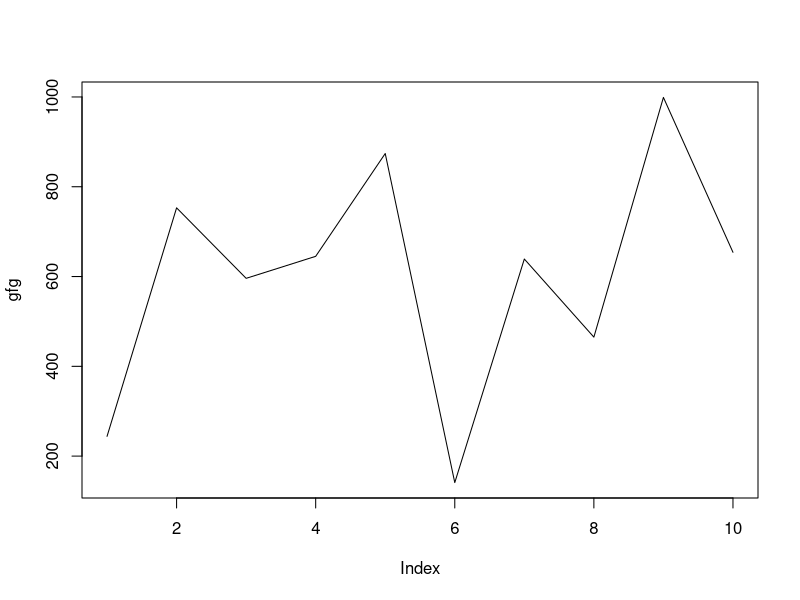
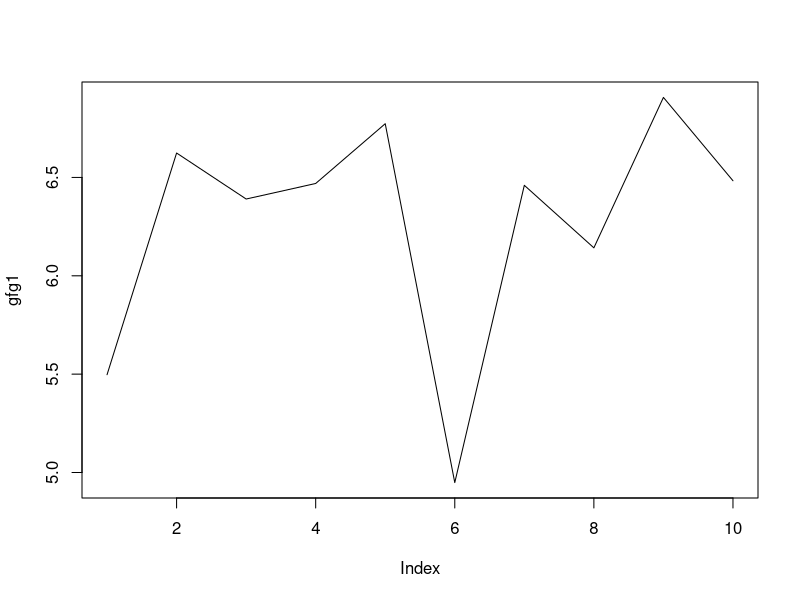
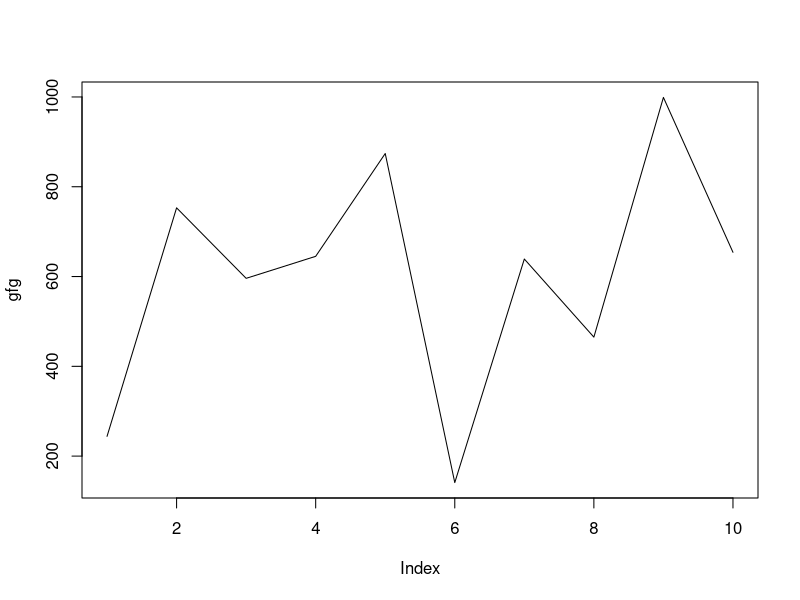
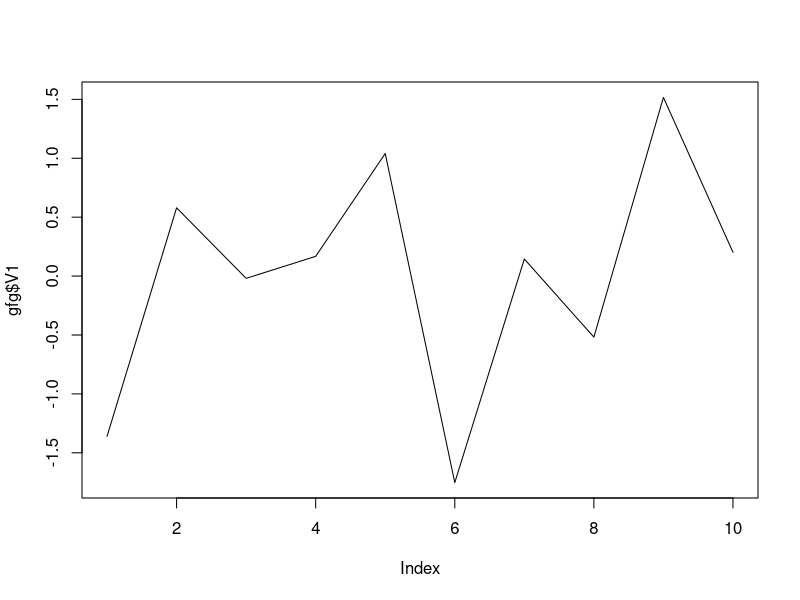
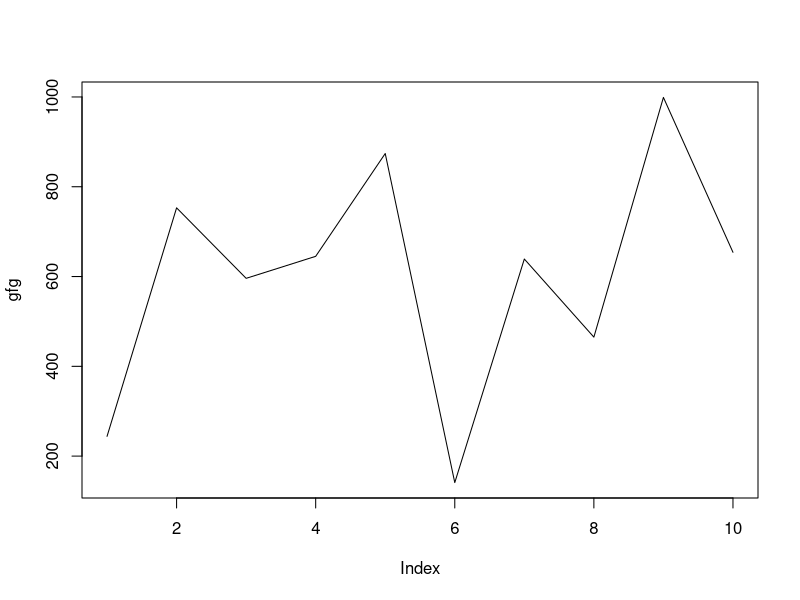
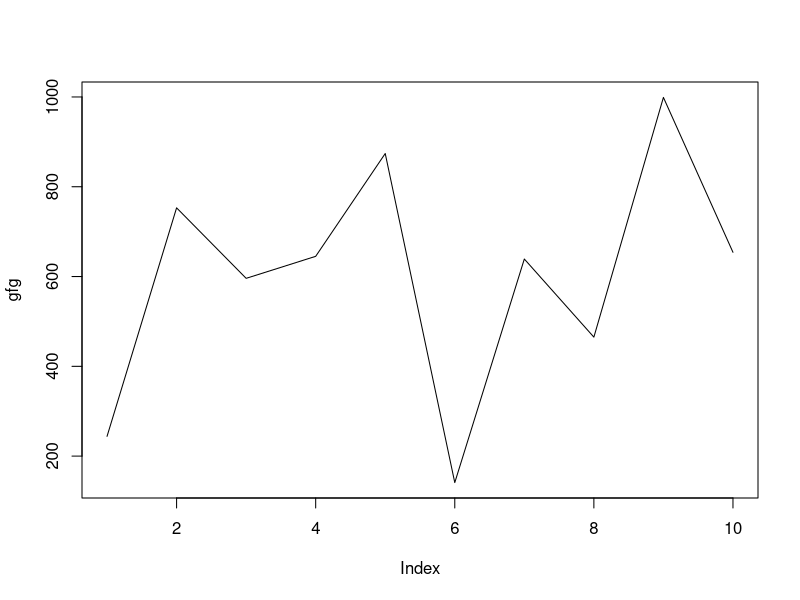
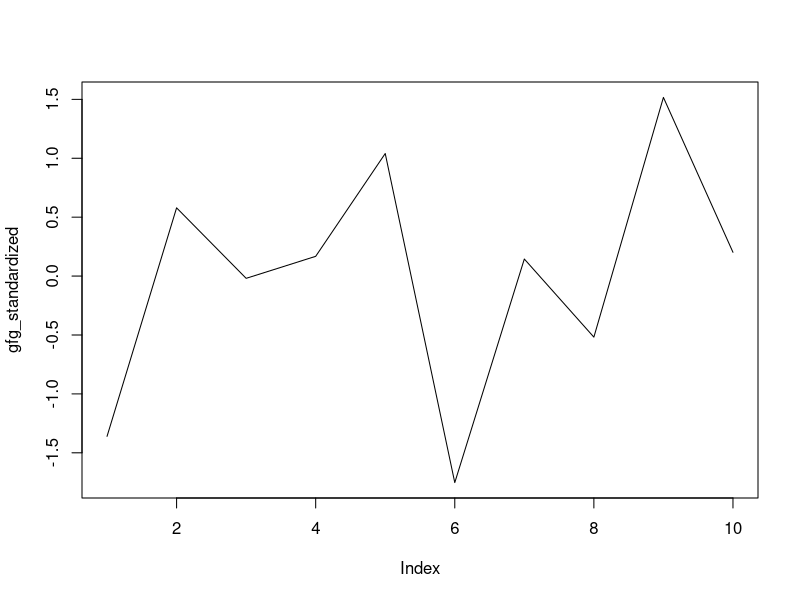

The R script that drew these images, in order:
#NORMALIZACION EN R 
#MÉTODO 1: TRANSFORMACIÓN LOGARITMICA 
# SE CREAN L0S DATOS
gfg <- c(244, 753, 596, 645, 874, 141,
         639, 465, 999, 654)
#se plotean los datos originales
plot(gfg, type="l")
#AHORA SE NORMALIZAN LOS DATOS
gfg1 <-log(gfg)
gfg1
plot(gfg1, type="l")


#normalizacion con escala std 
# Create data
gfg <- c(244,753,596,645,874,141,639,465,999,654)
gfg
plot(gfg, type="l")
# normalizing data
gfg <- as.data.frame(scale(gfg)) 
gfg
plot(gfg$V1, type="l")


#min max con caret
library(caret)
#se crean los datos
gfg <- c(244,753,596,645,874,141,639,465,999,654)
plot(gfg, type="l")
ss <- preProcess(as.data.frame(gfg), method=c("range"))
gfg <- predict(ss, as.data.frame(gfg))
gfg

#normalización utilizando estandarizacion z 
# Input vector
gfg <- c(244, 753, 596, 645, 874, 141, 639, 465, 999, 654)
plot(gfg, type="l")
# Z-score standardization
gfg_standardized <- (gfg - mean(gfg)) / sd(gfg)
# View the standardized vector
print(gfg_standardized)
plot(gfg_standardized, type="l")

summary(gfg_standardized)


